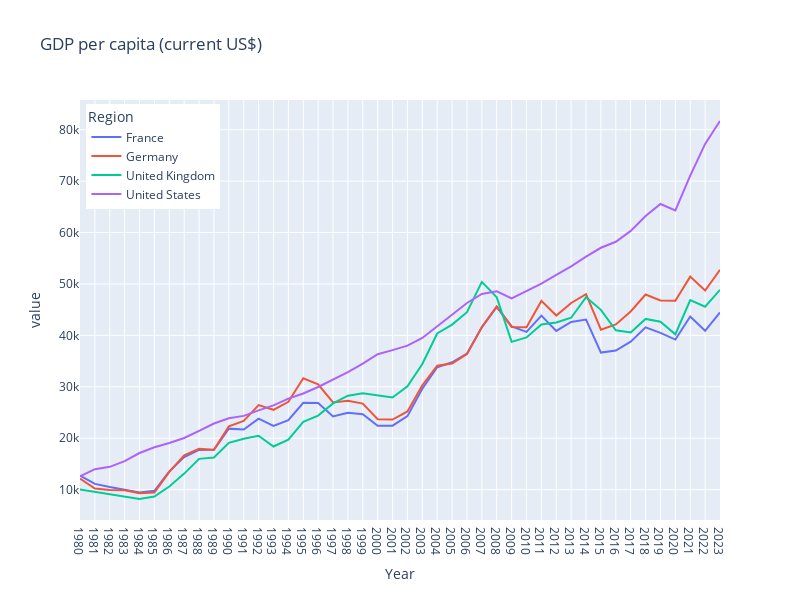

Notebook code cell kept with this figure:
### Code cell
import requests
import pandas as pd
import plotly.express as px

# Set the API endpoint and parameters
base_url = "http://api.worldbank.org/v2/country/all/indicator/NY.GDP.PCAP.CD"
params = {
    "format": "json",  # JSON format
    "per_page": 30000,  # High limit to get all data at once
    "date": "1980:2024"  # Date range from 2000 to 2022
}

# Make the request to the World Bank API
response = requests.get(base_url, params=params)

# Check if the request was successful
if response.status_code == 200:
    # The response comes in two parts: metadata and data
    data = response.json()[1]  # Extract only the data part

    df = pd.DataFrame([[i['date'],i['country']['value'],i['value']] for i in data],
             columns=['Year','Country','FDI'])#.groupby(['Year','Country']).sum().unstack()

else:
    print("Failed to retrieve data:", response.status_code)


df_screened = df[df['Country'].isin(['United Kingdom', 'United States','France','Germany'])].groupby(['Year','Country']).sum().unstack().FDI


fig = px.line(df_screened,
              labels={'index':'Year'},
              width=800, height=600,
              title=data[0]['indicator']['value'])

fig.update_layout(legend=dict(
    title='Region',
    yanchor="top",
    y=0.99,
    xanchor="left",
    x=0.01
))

fig.show()

### Figure 1 — Plotly figure (JSON) as saved in the notebook; plotly's stock layout.template omitted (floating-point values rounded to 4 significant figures)
{"data": [{"hovertemplate": "Country=France<br>Year=%{x}<br>value=%{y}<extra></extra>", "legendgroup": "France", "line": {"color": "#636efa", "dash": "solid"}, "marker": {"symbol": "circle"}, "mode": "lines", "name": "France", "orientation": "v", "showlegend": true, "type": "scatter", "x": ["1980", "1981", "1982", "1983", "1984", "1985", "1986", "1987", "1988", "1989", "1990", "1991", "1992", "1993", "1994", "1995", "1996", "1997", "1998", "1999", "2000", "2001", "2002", "2003", "2004", "2005", "2006", "2007", "2008", "2009", "2010", "2011", "2012", "2013", "2014", "2015", "2016", "2017", "2018", "2019", "2020", "2021", "2022", "2023"], "xaxis": "x", "y": [12740.0, 11120.0, 10500.0, 9999.0, 9430.0, 9778.0, 13570.0, 16340.0, 17730.0, 17750.0, 21870.0, 21680.0, 23810.0, 22380.0, 23500.0, 26890.0, 26870.0, 24230.0, 24970.0, 24680.0, 22420.0, 22450.0, 24290.0, 29630.0, 33800.0, 34770.0, 36470.0, 41560.0, 45520.0, 41740.0, 40680.0, 43850.0, 40870.0, 42600.0, 43070.0, 36650.0, 37060.0, 38780.0, 41560.0, 40490.0, 39180.0, 43670.0, 40890.0, 44460.0], "yaxis": "y"}, {"hovertemplate": "Country=Germany<br>Year=%{x}<br>value=%{y}<extra></extra>", "legendgroup": "Germany", "line": {"color": "#EF553B", "dash": "solid"}, "marker": {"symbol": "circle"}, "mode": "lines", "name": "Germany", "orientation": "v", "showlegend": true, "type": "scatter", "x": ["1980", "1981", "1982", "1983", "1984", "1985", "1986", "1987", "1988", "1989", "1990", "1991", "1992", "1993", "1994", "1995", "1996", "1997", "1998", "1999", "2000", "2001", "2002", "2003", "2004", "2005", "2006", "2007", "2008", "2009", "2010", "2011", "2012", "2013", "2014", "2015", "2016", "2017", "2018", "2019", "2020", "2021", "2022", "2023"], "xaxis": "x", "y": [12140.0, 10210.0, 9914.0, 9864.0, 9313.0, 9430.0, 13460.0, 16680.0, 17930.0, 17760.0, 22300.0, 23360.0, 26440.0, 25520.0, 27080.0, 31660.0, 30490.0, 26960.0, 27290.0, 26730.0, 23690.0, 23630.0, 25200.0, 30310.0, 34110.0, 34520.0, 36350.0, 41640.0, 45610.0, 41650.0, 41570.0, 46710.0, 43860.0, 46300.0, 48020.0, 41100.0, 42140.0, 44650.0, 47940.0, 46810.0, 46750.0, 51430.0, 48720.0, 52750.0], "yaxis": "y"}, {"hovertemplate": "Country=United Kingdom<br>Year=%{x}<br>value=%{y}<extra></extra>", "legendgroup": "United Kingdom", "line": {"color": "#00cc96", "dash": "solid"}, "marker": {"symbol": "circle"}, "mode": "lines", "name": "United Kingdom", "orientation": "v", "showlegend": true, "type": "scatter", "x": ["1980", "1981", "1982", "1983", "1984", "1985", "1986", "1987", "1988", "1989", "1990", "1991", "1992", "1993", "1994", "1995", "1996", "1997", "1998", "1999", "2000", "2001", "2002", "2003", "2004", "2005", "2006", "2007", "2008", "2009", "2010", "2011", "2012", "2013", "2014", "2015", "2016", "2017", "2018", "2019", "2020", "2021", "2022", "2023"], "xaxis": "x", "y": [10030.0, 9599.0, 9146.0, 8692.0, 8179.0, 8652.0, 10610.0, 13120.0, 15990.0, 16240.0, 19100.0, 19900.0, 20490.0, 18390.0, 19710.0, 23170.0, 24410.0, 26770.0, 28270.0, 28760.0, 28280.0, 27910.0, 30080.0, 34440.0, 40370.0, 42100.0, 44510.0, 50400.0, 47400.0, 38740.0, 39600.0, 42110.0, 42500.0, 43430.0, 47440.0, 44960.0, 40990.0, 40570.0, 43200.0, 42660.0, 40220.0, 46870.0, 45560.0, 48870.0], "yaxis": "y"}, {"hovertemplate": "Country=United States<br>Year=%{x}<br>value=%{y}<extra></extra>", "legendgroup": "United States", "line": {"color": "#ab63fa", "dash": "solid"}, "marker": {"symbol": "circle"}, "mode": "lines", "name": "United States", "orientation": "v", "showlegend": true, "type": "scatter", "x": ["1980", "1981", "1982", "1983", "1984", "1985", "1986", "1987", "1988", "1989", "1990", "1991", "1992", "1993", "1994", "1995", "1996", "1997", "1998", "1999", "2000", "2001", "2002", "2003", "2004", "2005", "2006", "2007", "2008", "2009", "2010", "2011", "2012", "2013", "2014", "2015", "2016", "2017", "2018", "2019", "2020", "2021", "2022", "2023"], "xaxis": "x", "y": [12570.0, 13980.0, 14430.0, 15540.0, 17120.0, 18240.0, 19070.0, 20040.0, 21420.0, 22860.0, 23890.0, 24340.0, 25420.0, 26390.0, 27690.0, 28690.0, 29970.0, 31460.0, 32850.0, 34520.0, 36330.0, 37130.0, 38000.0, 39490.0, 41720.0, 44120.0, 46300.0, 48050.0, 48570.0, 47190.0, 48650.0, 50070.0, 51780.0, 53410.0, 55300.0, 57040.0, 58210.0, 60320.0, 63200.0, 65550.0, 64320.0, 71060.0, 77250.0, 81700.0], "yaxis": "y"}], "layout": {"height": 600, "legend": {"title": {"text": "Region"}, "tracegroupgap": 0, "x": 0.01, "xanchor": "left", "y": 0.99, "yanchor": "top"}, "title": {"text": "GDP per capita (current US$)"}, "width": 800, "xaxis": {"anchor": "y", "domain": [0, 1], "title": {"text": "Year"}}, "yaxis": {"anchor": "x", "domain": [0, 1], "title": {"text": "value"}}}}
